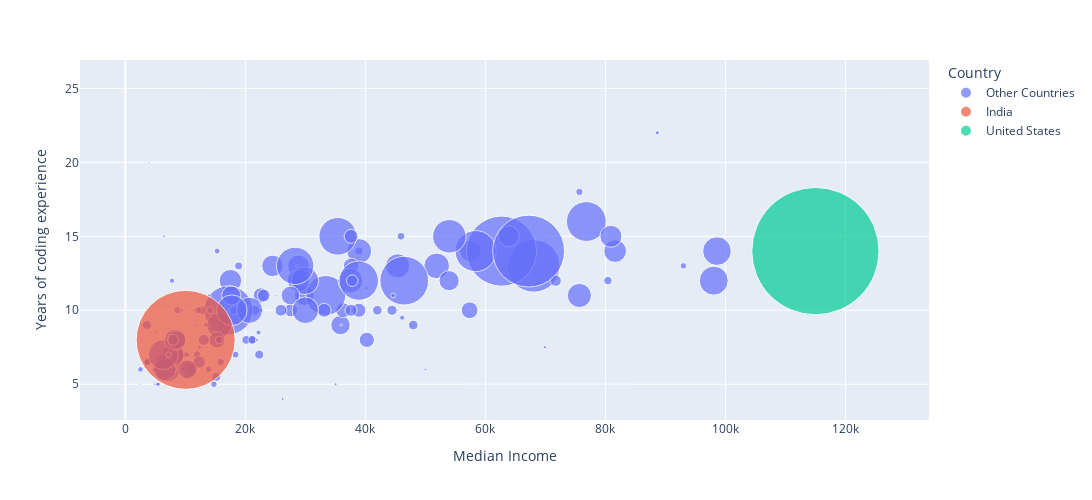

Source (notebook cell):
### Code cell
#Bubble plot on Median Income vs Median Years of experience 
import plotly.express as px
df_a = px.data.gapminder()
cc
fig = px.scatter(ff, x="Median Income", y="Years of coding experience",
                 size="No of respondents", color="Country",
                log_x=False,hover_name="Country List", size_max=90 , width=1700, height=500 )
fig.show()

### Figure 1 — Plotly figure (JSON) as saved in the notebook; plotly's stock layout.template omitted (floating-point values rounded to 4 significant figures; data arrays with more than 128 entries replaced by an {"elided": "..."} marker saying what was removed)
{"data": [{"hovertemplate": "<b>%{hovertext}</b><br><br>Country=Other Countries<br>Median Income=%{x}<br>Years of coding experience=%{y}<br>No of respondents=%{marker.size}<extra></extra>", "hovertext": {"elided": "176 str values"}, "legendgroup": "Other Countries", "marker": {"color": "#636efa", "size": {"elided": "176 int values"}, "sizemode": "area", "sizeref": 1.354, "symbol": "circle"}, "mode": "markers", "name": "Other Countries", "orientation": "v", "showlegend": true, "type": "scatter", "x": {"elided": "176 float values"}, "xaxis": "x", "y": {"elided": "176 float values"}, "yaxis": "y"}, {"hovertemplate": "<b>%{hovertext}</b><br><br>Country=India<br>Median Income=%{x}<br>Years of coding experience=%{y}<br>No of respondents=%{marker.size}<extra></extra>", "hovertext": ["India"], "legendgroup": "India", "marker": {"color": "#EF553B", "size": [6639], "sizemode": "area", "sizeref": 1.354, "symbol": "circle"}, "mode": "markers", "name": "India", "orientation": "v", "showlegend": true, "type": "scatter", "x": [10056], "xaxis": "x", "y": [8], "yaxis": "y"}, {"hovertemplate": "<b>%{hovertext}</b><br><br>Country=United States<br>Median Income=%{x}<br>Years of coding experience=%{y}<br>No of respondents=%{marker.size}<extra></extra>", "hovertext": ["United States"], "legendgroup": "United States", "marker": {"color": "#00cc96", "size": [10965], "sizemode": "area", "sizeref": 1.354, "symbol": "circle"}, "mode": "markers", "name": "United States", "orientation": "v", "showlegend": true, "type": "scatter", "x": [115000], "xaxis": "x", "y": [14], "yaxis": "y"}], "layout": {"height": 500, "legend": {"itemsizing": "constant", "title": {"text": "Country"}, "tracegroupgap": 0}, "margin": {"t": 60}, "width": 1700, "xaxis": {"anchor": "y", "domain": [0, 1], "title": {"text": "Median Income"}}, "yaxis": {"anchor": "x", "domain": [0, 1], "title": {"text": "Years of coding experience"}}}}
